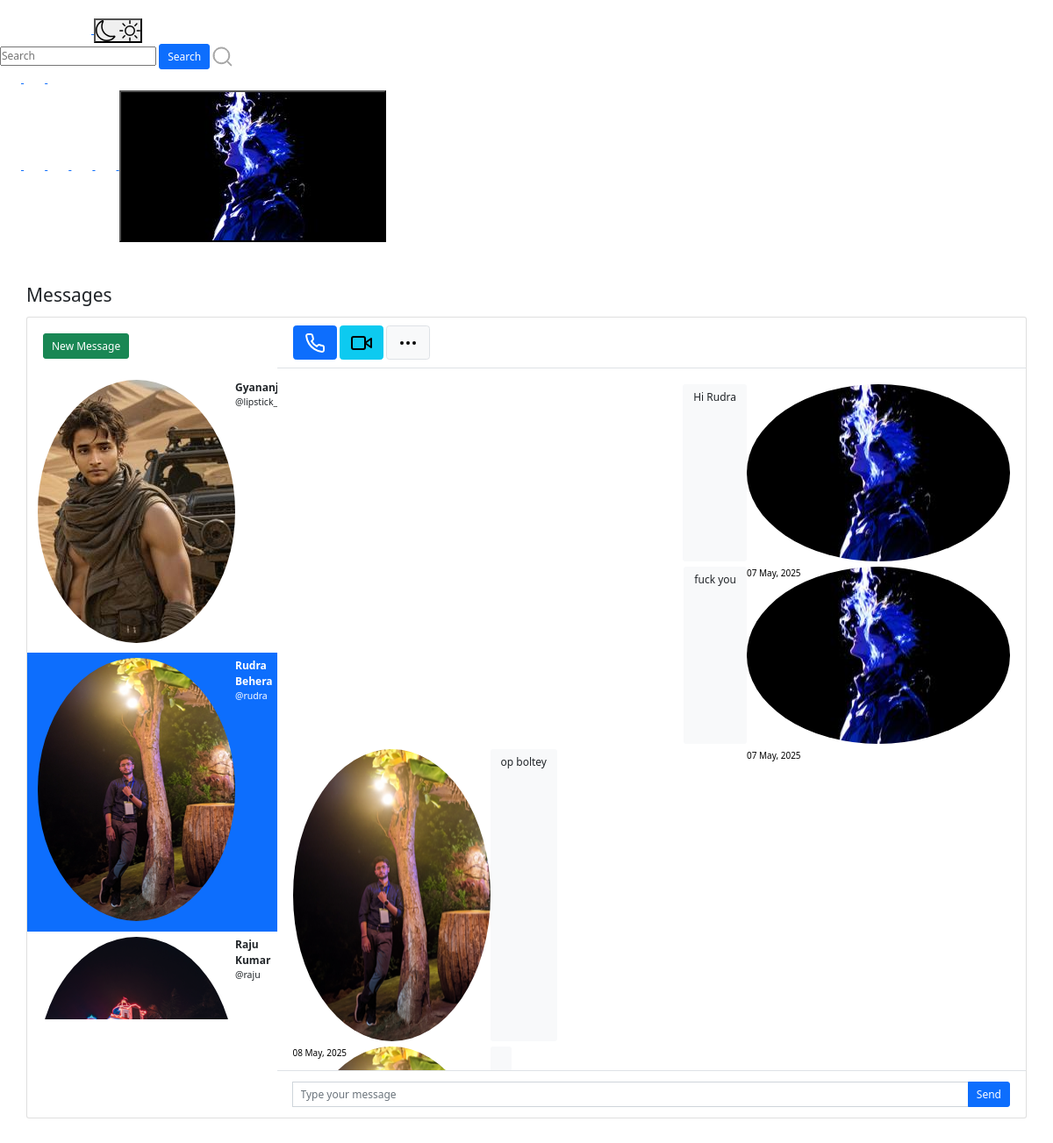
/message/direct/rudra (signed in), run on the app's committed database.
### userauths/models.py (models this page shows, shortened)
class Profile(models.Model):
    user = models.OneToOneField(User, related_name='profile', on_delete=models.CASCADE)
    image = models.ImageField(upload_to="profile_pciture", null=True, default="default.jpg")
    first_name = models.CharField(max_length=200, null=True, blank=True)
    last_name = models.CharField(max_length=200, null=True, blank=True)
    bio = models.CharField(max_length=200, null=True, blank=True)
    location = models.CharField(max_length=200, null=True, blank=True)
    url = models.URLField(max_length=200, null=True, blank=True)
    favourite = models.ManyToManyField(Post, blank=True)

### directs/models.py (models this page shows, shortened)
class Message(models.Model):
    user = models.ForeignKey(User, on_delete=models.CASCADE, related_name="user")
    sender = models.ForeignKey(User, on_delete=models.CASCADE, related_name="from_user")
    reciepient = models.ForeignKey(User, on_delete=models.CASCADE, related_name="to_user")
    body = models.TextField(null=True)
    date = models.DateTimeField(auto_now_add=True)
    is_read = models.BooleanField(default=False)
    def get_message(user):
        users = []
        messages = Message.objects.filter(user=user).values('reciepient').annotate(last=Max('date')).order_by('-last')
        for message in messages:
            users.append({
                'user': User.objects.get(pk=message['reciepient']),
                'last': message['last'],
                'unread': Message.objects.filter(user=user, reciepient__pk=message['reciepient'], is_read=False).count()
            })
        return users

### directs/views.py (the view)
# urls.py: path('direct/<username>', Directs, name="directs"),
@login_required
def Directs(request, username):
    user  = request.user
    messages = Message.get_message(user=user)
    active_direct = username
    directs = Message.objects.filter(user=user, reciepient__username=username)
    directs.update(is_read=True)
    for message in messages:
            if message['user'].username == username:
                message['unread'] = 0
    context = {
        'directs': directs,
        'messages': messages,
        'active_direct': active_direct,
    }
    return render(request, 'directs/direct.html', context)

### templates/directs/direct.html (shortened to what this page needs)
{% extends 'base.html' %}
{% load static %}
{% block content %}
<head>
	<link href="https://cdn.jsdelivr.net/npm/bootstrap@5.1.3/dist/css/bootstrap.min.css" rel="stylesheet">
</head>
<br><br>
<main class="conetent">
    <div class="container p-0">
		<h1 class="h3 mb-3">Messages</h1>
		<div class="card">
			<div class="row g-0">
				<div class="col-12 col-lg-12 col-xl-3 border-right chat-messages" >
					<div class="px-4 d-none d-md-block">
						<div class="d-flex align-items-center">
							<div class="flex-grow-1">
								<a href="{% url 'search-users' %}" class="btn btn-success mt-4 mb-4">New Message</a>
							</div>
						</div>
					</div>
					{% for message in messages %}
					<a href="{% url 'directs' message.user.username %}" class="list-group-item list-group-item-action border-0 {% if active_direct == message.user.username %}active{% endif %}">
						<div class="d-flex align-items-start pb-2">
								<img src="{{ message.user.profile.image.url }}" class="rounded-circle mr-1" alt="img" width="40" height="40">
							<div class="flex-grow-1 ml-6">
								<b>{{message.user.profile.first_name}} {{message.user.profile.last_name}}</b>
								<div class="small"> @{{message.user.username}}</div>
							</div>
						</div>
					</a>
					{% endfor %}
				</div>
				<div class="col-12 col-lg-7 col-xl-9">
					<div class="py-2 px-4 border-bottom d-none d-lg-block">
						<div class="d-flex align-items-center py-1">
							<div>
								<button class="btn btn-primary btn-lg mr-1 px-3"></button>
								<button class="btn btn-info btn-lg mr-1 px-3 d-none d-md-inline-block"></button>
								<button class="btn btn-light border btn-lg px-3"></button>
							</div>
						</div>
					</div>
					<div class="position-relative">
						<div class="chat-messages p-4">
									{% for direct in directs %}
										{% if direct.sender == request.user %}
											<div class="chat-message-right pb-2">
												<div>
													<a href=""><img src="{{ direct.sender.profile.image.url }}" class="rounded-circle mr-1" alt="img" width="40" height="40"></a>
													<div class="text-muted small text-nowrap mt-2" style="font-size:10px; color: rgba(180, 180, 180, 0);"><p style="font-size:10px; color: black;">{{direct.date|date:"d M, Y"}}</p></div>
												</div>
												<div class="flex-shrink-1 bg-light rounded py-2 px-3 ml-3">
													{{direct.body}}
												</div>
											</div>
										{% else %}
											<div class="chat-message-left pb-2">
												<div>
													<a href=""><img src="{{ direct.sender.profile.image.url }}" class="rounded-circle mr-1" alt="img" width="40" height="40"></a>
													<div class="text-muted small text-nowrap mt-2" style="font-size:10px; color: rgba(180, 180, 180, 0);"><p style="font-size:10px; color: black;">{{direct.date|date:"d M, Y"}}</p></div>
												</div>
												<div class="flex-shrink-1 bg-light rounded py-2 px-3 ml-3">
													{{direct.body}}
												</div>
											</div>
										{% endif %}
									{% endfor %}
						</div>
					</div>
						<div class="flex-grow-0 py-3 px-4 border-top">
							<form method="POST" action="{% url 'send-directs' %}" role="form">
								<div class="input-group">
									<input name="body" type="text" class="form-control" placeholder="Type your message">
									<button class="btn btn-primary" type="submit">Send</button>
								</div>
							</form>
						</div>
				</div>
			</div>
		</div>
	</div>
</main>
</html>
{% endblock content %}

### templates/base.html (shortened to what this page needs)
{% load static %}
<!DOCTYPE html>
<html lang="en">
<head>
  <link rel="stylesheet" href="https://cdn.jsdelivr.net/npm/bootstrap-icons@1.8.1/font/bootstrap-icons.css">
  <link href="https://cdn.jsdelivr.net/npm/bootstrap@5.1.3/dist/css/bootstrap.min.css" rel="stylesheet"
>
  <link rel="stylesheet" type="text/css" href="{% static 'assets1/style.css' %}">
</head>
<body>
  <header class="header">
    <nav class="header__content">
      <div class="header__buttons">
        <a href="{% url 'index' %}" class="header__home">
        </a>
        <button class="header__theme-button" title="Toggle Theme">
        </button>
      </div>
      <form action="" method="GET">
        <div class="header__search">
          <input type="text" placeholder="Search" name="q" value="{{ request.GET.q }}">
          <button class="btn btn-primary" type="submit">Search</button>
        </div>
      </form>
      <div class="header__buttons header__buttons--mobile">
        <a href="{% url 'newpost' %}">
        </a>
        <a href="#">
        </a>
        <a href="">
        </a>
      </div>
      <div class="header__buttons header__buttons--desktop">
        <a href="{% url 'newpost' %}">
        </a>
        <a href="{% url 'index' %}">
        </a>
        <a href="">
        </a>
        <a href="#">
        </a>
        <span>
          <a href="">
          </a>
        </span>
        <a href="">
          <button class="profile-button">
            <a href="">
              <div class="profile-button__picture">
                <img src="{{request.user.profile.image.url}}" alt="User Picture">
              </div>
            </a>
          </button>
        </a>
      </div>
    </nav>
  </header>
  {% block content %}
  {% endblock content %}
</body>
</html>

### static/assets2/style.css (style rules this page uses)
*, *::before, *::after { margin: 0; padding: 0; box-sizing: inherit; }
html { font-size: 12px; box-sizing: border-box; }
img { width: 100%; max-width: 100%; height: 100%; }
a { text-decoration: none; }
body { background-color: #fafafa; }
.container { width: 100%; max-width: 93.5rem; margin: 1rem auto 0; }

### templates/directs/direct.html (style rules this page uses)
body { margin-top:20px; }
.chat-messages { display: flex; flex-direction: column; max-height: 800px; overflow-y: scroll }
.chat-message-left, .chat-message-right { display: flex; flex-shrink: 0 }
.chat-message-left { margin-right: auto }
.chat-message-right { flex-direction: row-reverse; margin-left: auto }
.py-3 { padding-top: 1rem!important; padding-bottom: 1rem!important; }
.px-4 { padding-right: 1.5rem!important; padding-left: 1.5rem!important; }
.flex-grow-0 { flex-grow: 0!important; }
.border-top { border-top: 1px solid #dee2e6!important; }

### data on the page
Message: sender.profile.image (picture), date "07 May, 2025", body "Hi Rudra"
Message: sender.profile.image (picture), date "07 May, 2025", body "fuck you"
Message: sender.profile.image (picture), date "08 May, 2025", body "op boltey"
Message: sender.profile.image (picture)

### other printed values
{{ message.user.profile.first_name }} "Rudra"
{{ message.user.profile.last_name }} "Behera"
{{ message.user.username }} "rudra"
{{ message.user.profile.first_name }} "Raju"
{{ message.user.profile.last_name }} "Kumar"
{{ message.user.username }} "raju"
